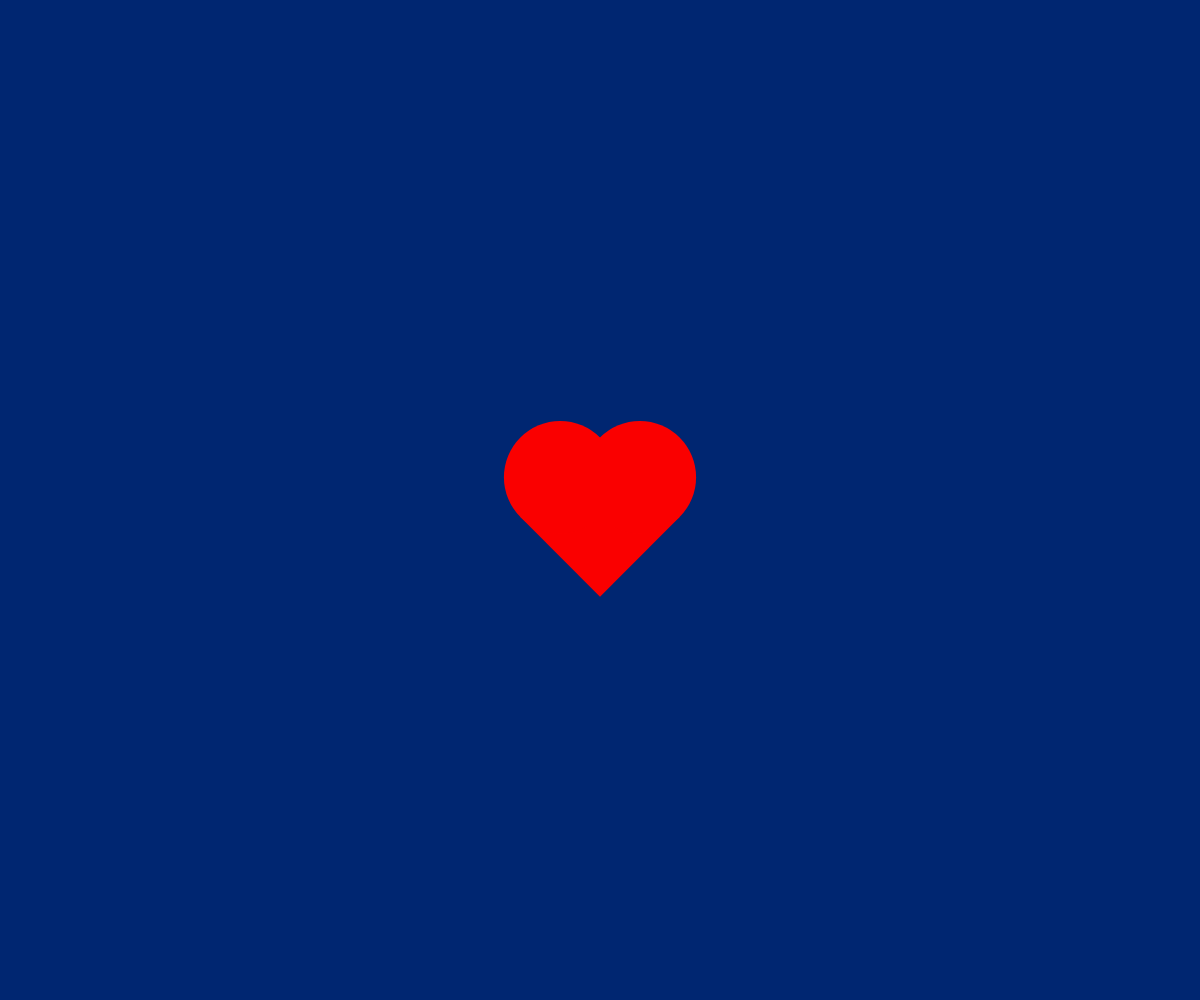
Frame 1 (no input)
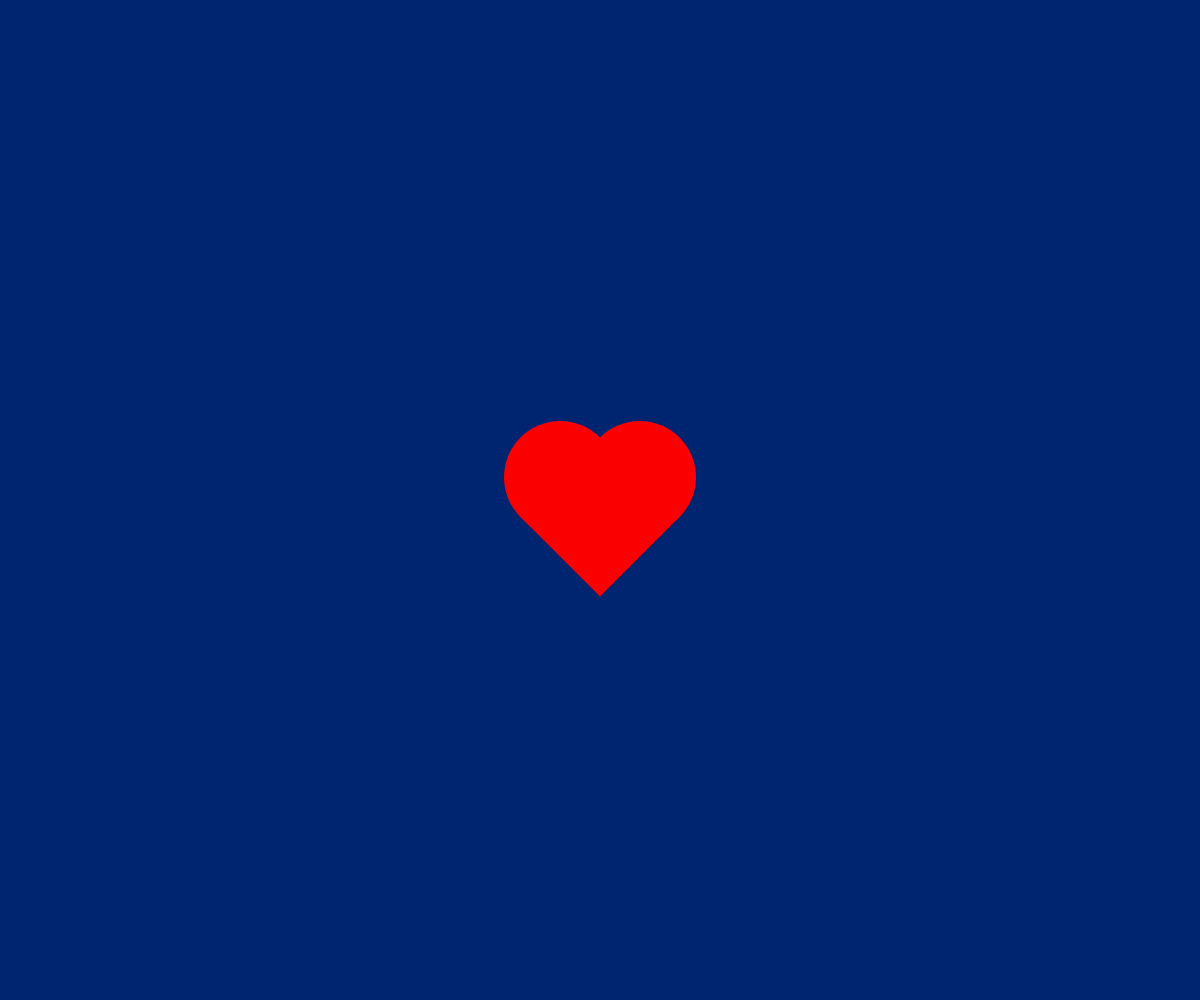
Frame 60 (no input)
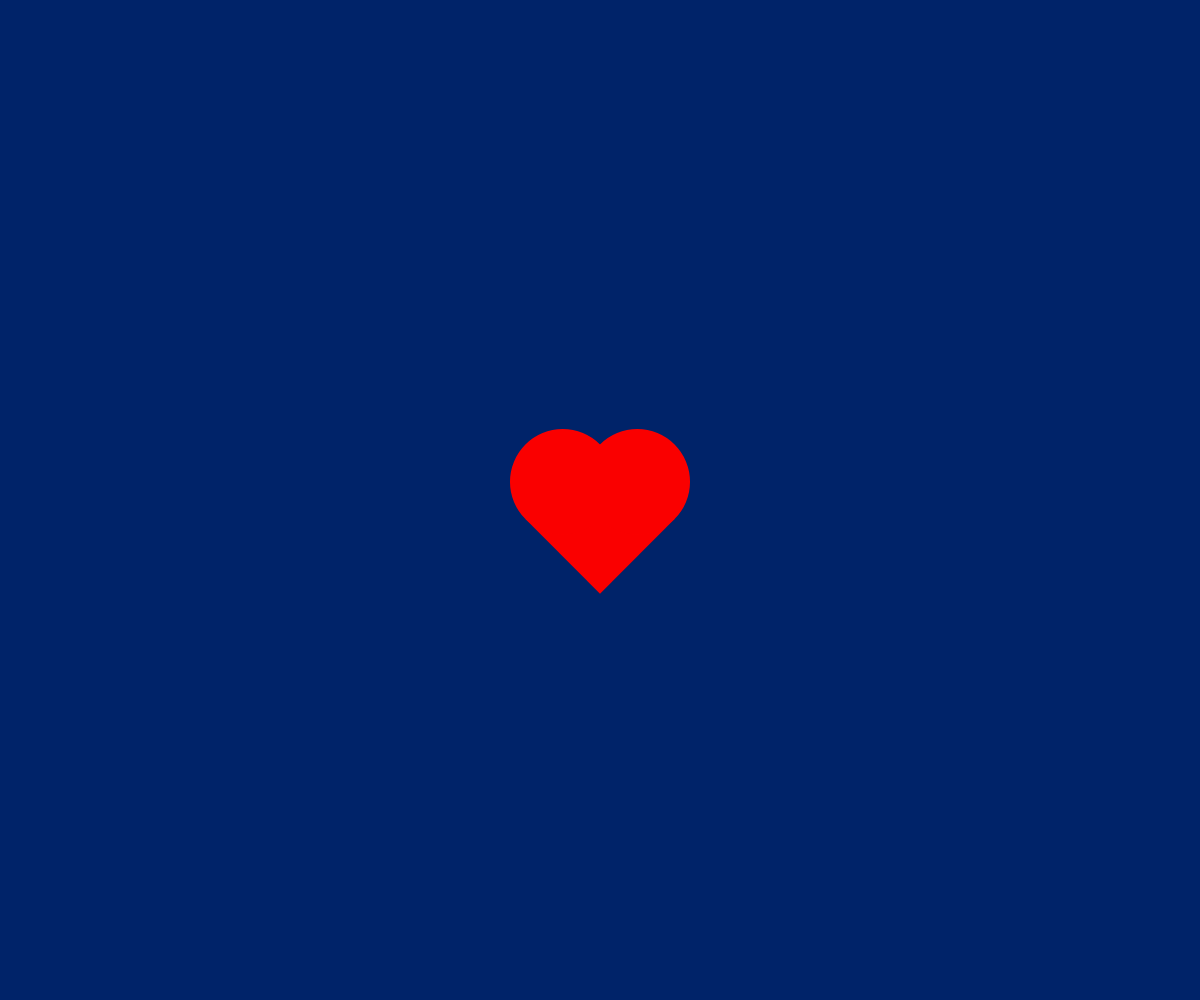
Frame 120 (the mouse pressed at the canvas centre since frame 60)

The p5.js sketch that drew these frames (run headless with seeded random() and noise() and a simulated clock; from frame 60 on, the mouse is pressed at the canvas centre):

// p5.js sketch
// ── sketch.js
function setup() {
  createCanvas(windowWidth, windowHeight);
  noStroke();
  fill(250, 0, 0);
  x = 100;
}

function draw() {
  x += 0.3;
  y = 3 * (cos(x) + sin(x / 2)) + 110;
  background(0, y / 3, y);
  translate(width / 2, height / 2 - y + 50);
  rotate(PI / 4.0);
  square(0, 0, y);
  circle(y / 2, 0, y);
  circle(0, y / 2, y);
}
